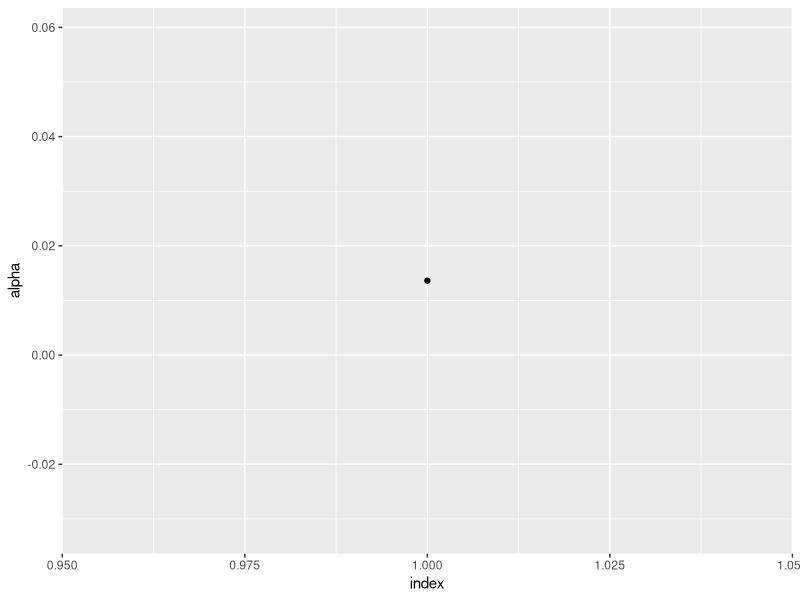
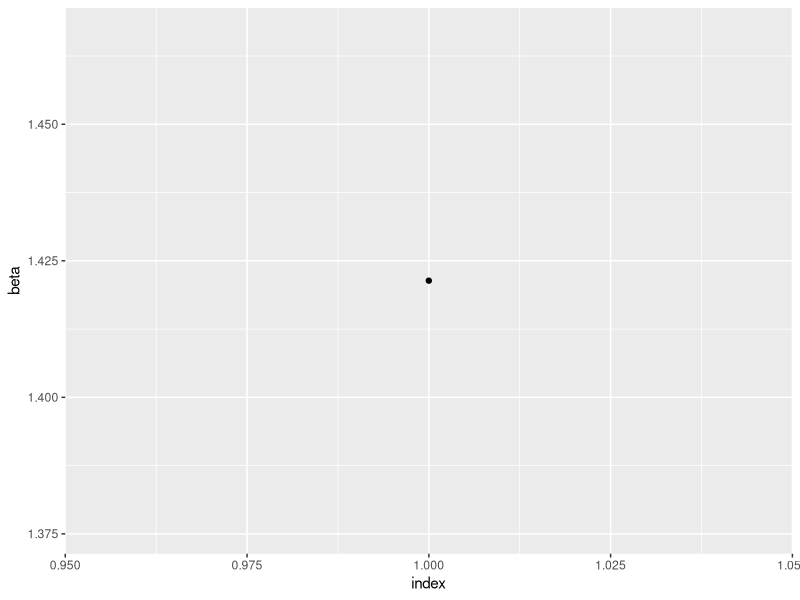
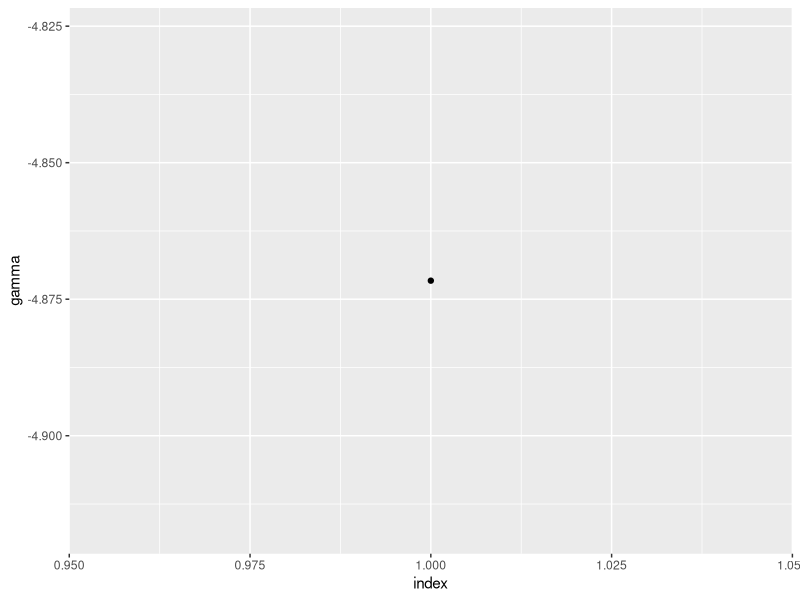
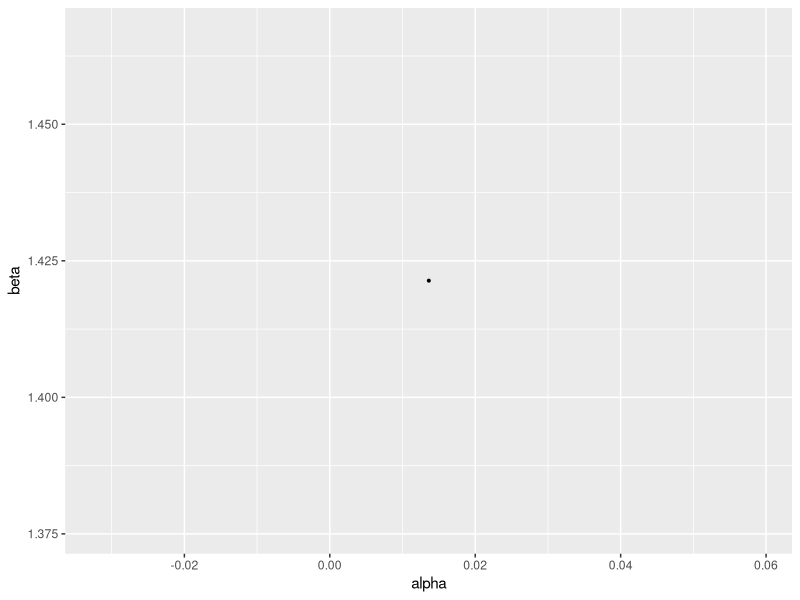

Generate these figures, in order, with R:
library("tidyverse")
x_icount <- 20
n <- 1
x_i <- 1:x_icount
a_nul <- 0
beta_nul <- 1
gamma_nul <- 0
p_waldtest_a <- rep(0,n)
p_waldtest_b <- rep(0,n)
p_waldtest_g <- rep(0,n)
conff1b <- matrix(nrow=n, ncol=2)
conff1a <- matrix(nrow=n, ncol=2)
conff1g <- matrix(nrow=n, ncol=2)
limits <- rep(0,n)
errors <- rep(0,n)
betahat <- rep(0,n)
ahat <- rep(0,n)
gammahat <- rep(0,n)
resulthypotese <- rep(0,n)
bstar <- 1.1
crit = pchisq(0.05,df=3,lower.tail = FALSE)
beta <- function(b,c1 = 1,c2 = 0) {
  b ^ (c1 * x_i + c2)
}

for (ii in 1:n) {
  yi <- c(-0.8, 1.15, 1.82, 2.89, 1.43, 0.59, 1.09, 3.00, 2.81, 3.02, 2.39, 3.50, 3.06, 2.41, 2.81, 3.95, 4.19, 5.94, 7.06, 4.55)
  likelihood <- function(a,b,g) {
    1 / sqrt(2*pi)^x_icount * prod(exp (( a * b ^x_i -yi + g)^2)/2)
  }
  
  s <- function(b) {
    a_s <- sum(beta(b))
    b_s <- (sum(beta(b))) / n * sum(beta(b)) 
    c_s <- (sum(beta(b))) / n * sum(yi)
    d_s <- sum(yi*beta(b))
    sahat <- (c_s-d_s)/(b_s-a_s)
    gamma <- 1 / n * sum(sahat*beta(b)-yi) 
    - sum((sahat * beta(b) + gamma - yi ) * beta(b,1,-1) * x_i* sahat)
  }
  
  i <- function(b) {
    a_s <- sum(beta(b))
    b_s <- (sum(beta(b))) / n * sum(beta(b)) 
    c_s <- (sum(beta(b))) / n * sum(yi)
    d_s <- sum(yi*beta(b))
    sahat <- (c_s-d_s)/(b_s-a_s)
    gamma <- 1 / n * sum(sahat*beta(b))- sum(yi)
    imi <- sum(x_i * sahat * beta(b,1,-2) * ((2*x_i-1) * sahat *beta(b) + 
                                               gamma * (x_i-1) - ((sahat * beta(b) + gamma)) *(x_i -1)  ))
    imi^-1
  }
  
  intim <- function(b, funk1, funk2) {
    score <- funk1 
    fish <- funk2 
    bk <- b
    itt <-0
    itt1 <- 0
    itt2 <- 0 
    while(abs(score(bk) * fish(bk))>0.001) {
      itt<- itt + 1
      bk = bk + fish(bk) * score(bk)
      if (!is.finite(score(bk))==TRUE | !is.finite((fish(bk)))==TRUE) {
        cat("ERROR!", "\n")
        itt2 <- 1
        break
      }
      if (itt>5000) {
        cat("break", "\n")
        itt1 <- 1
        break(intim)
      }
    }
    c(bk,itt, itt1, itt2)
  }
  resultatintim <- intim(bstar, s, i)
  betahat[ii] <-  resultatintim[1] 
  ahat_s <- sum(beta(betahat[ii]))
  bhat_s <- (sum(beta(betahat[ii]))) / n * sum(beta(betahat[ii])) 
  chat_s <- (sum(beta(betahat[ii]))) / n * sum(yi)
  dhat_s <- sum(yi*beta(betahat[ii]))
  ahat[ii] <- (chat_s-dhat_s)/(bhat_s-ahat_s)
  gammahat[ii] <- 1 / n * sum(ahat[ii]*beta(betahat[ii]))- sum(yi)
  lmle <- likelihood(ahat[ii],betahat[ii], gammahat[ii])
  lognorm <- function(a,b,g) {
    -2*log(likelihood(a,b,g)/lmle)
  }
  
  resulthypotese[ii] <- lognorm(ahat[ii], betahat[ii], gamma_nul)<=crit
  j22y <- 1 / (sum(ahat[ii] * (2 * x_i - 1) * beta(betahat[ii],2,-1) * x_i) -sum(ahat[ii] * x_i *(x_i - 1)* beta(betahat[ii], 1, 0 ) * yi))
  j11y <- 1 / (sum(beta(betahat[ii],2,0)))
  j33y <- 1 / x_icount
  waldtesta <- ((ahat[ii]-a_nul)^2)/ j11y
  p_waldtest_a[ii] <- 2*pnorm(abs(waldtesta), lower.tail = FALSE)
  waldtestb <- (betahat[ii]-beta_nul) ^ 2 / j22y
  p_waldtest_b[ii] <- 2*pnorm(abs(waldtestb), lower.tail = FALSE)
  waldtestg <- (gammahat[ii]-gamma_nul)^2/ j33y
  p_waldtest_g[ii] <- 2*pnorm(abs(waldtestg), lower.tail = FALSE)
  conff1b[ii,1] <- betahat[ii] - 1.96 * sqrt(abs(j22y))
  conff1b[ii,2] <- betahat[ii] + 1.96 * sqrt(abs(j22y))
  conff1a[ii,1] <- ahat[ii] - 1.96 * sqrt(abs(j11y))
  conff1a[ii,2] <- ahat[ii] + 1.96 * sqrt(abs(j11y))
  conff1g[ii,1] <- gammahat[ii] - 1.96 * sqrt(abs(j33y))
  conff1g[ii,2] <- gammahat[ii] + 1.96 * sqrt(abs(j33y))
  limits[ii] <- resultatintim[3]
  errors[ii] <- resultatintim[4]
  cat("Iteration=", ii, "Limits=", sum(limits),  "Errors=",sum(errors) , "\n") 
}
cat("Hvilke ahat waldtest ligger inde for confidence intervallet", "\n")
confresula <- which(conff1a[,1] < a_nul & conff1a[,2] > a_nul); confresula
length(confresula)
cat("Hvilke betahat waldtest ligger inde for confidence intervallet", "\n")
confresulb <- which(conff1b[,1] < beta_nul & conff1b[,2] > beta_nul); confresulb
length(confresulb)
cat("Hvilke gammahat waldtest ligger inde for confidence intervallet", "\n")
confresulg <- which(conff1g[,1] < gamma_nul & conff1g[,2] > gamma_nul); confresulg
length(confresulg)
cat("Number of accepted H0 hypothesis", "\n")
sum(resulthypotese)
ahat_plot <- data.frame(x=1:n, y= ahat)
betahat_plot <- data.frame(x=1:n, y= betahat)
gammahat_plot <- data.frame(x=1:n, y=gammahat)
ahat_betahat <- data.frame(x= ahat, y=betahat)
ggplot(ahat_plot, aes(x,y)) +
  geom_point() + 
  labs(x = "index", y= "alpha")
ggplot(betahat_plot, aes(x,y)) +
  geom_point() +
  labs(x = "index", y= "beta")
ggplot(gammahat_plot, aes(x,y)) +
  geom_point() +
  labs(x = "index", y= "gamma")
ggplot(ahat_betahat, aes(x,y)) +
  geom_point(size = 0.7) + 
  labs(x = "alpha", y= "beta")